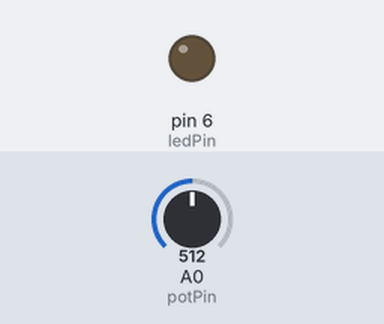
The sketch below on a simulated Arduino Uno, built with avr-gcc and run on an emulated ATmega328P. On the bench: output pins drawn as LEDs (lit = HIGH). Inputs (shaded band) come from the test bench; at power-on: A0 (potPin) = 512.

Above: at 1.2 s.
1.3 s: A0 (potPin) set to 716
At 2.3 s:
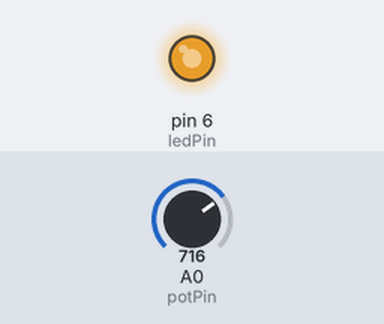
2.8 s: A0 (potPin) set to 755
At 3.5 s:
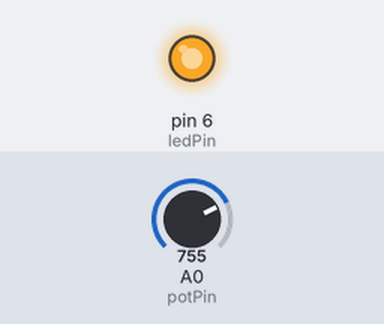
4.3 s: A0 (potPin) set to 768
At 4.8 s:
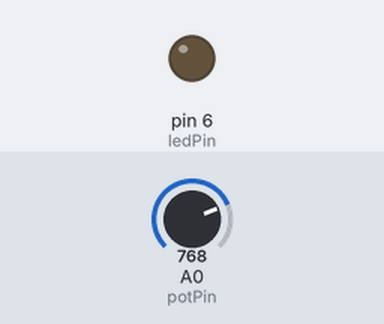
5.8 s: A0 (potPin) set to 900
At 6.1 s:
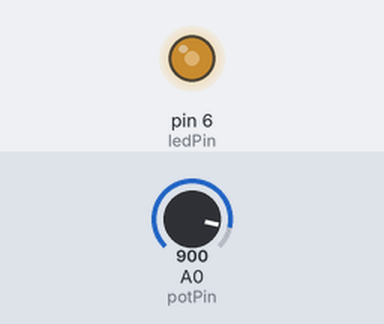
7.3 s: A0 (potPin) set to 306
At 8.5 s:
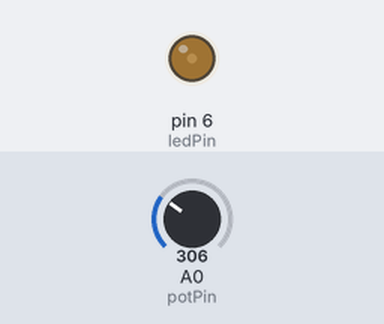
8.8 s: A0 (potPin) set to 0
At 9.8 s:
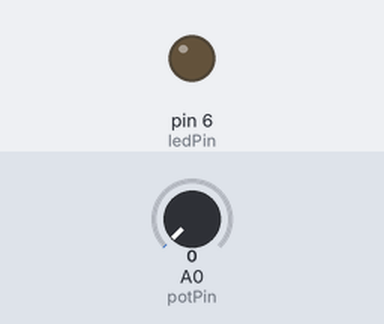
Timing chart, 0 to 11.3 s (numbered marks = the images above; inputs shaded):
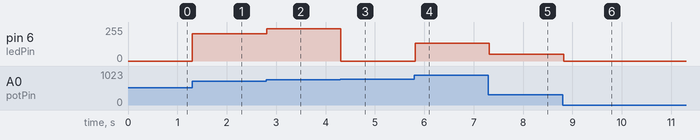

The sketch:

LEDControlWithPot.ino
```cpp
// Simple sketch to control the brightness of an LED using a potentiometer
// Joel Voldman, MIT
// Written July 2014

//Define some constants
const int ledPin = 6;        // select the pin for the LED
const int potPin = A0;       // select the input pin for the potentiometer
const int divisor = 1;       // divider between analog input and pot control

//Define some variables
int potValue=0;      // variable to store the value coming from the pot

void setup() {
  // declare the ledPin as an OUTPUT:
  pinMode(ledPin, OUTPUT);

}

void loop() {
  // read the value from the potentiometer (range of 0..1023)
  potValue = analogRead(potPin);

  // use that value to set the brightness of the LED
  analogWrite(ledPin, potValue / divisor);

  delay(50);      // Wait 50 ms
}
```

Measured:
- the behaviour switches between 767 and 768 on A0 (potPin) (found by bisection; images 2 and 3)
- after the input at 1.3 s, pin 6 (ledPin): 0/255 → 204/255 at once
- after the input at 2.8 s, pin 6 (ledPin): 204/255 → 243/255 at once
- after the input at 4.3 s, pin 6 (ledPin): 243/255 → 0/255 at once
- after the input at 5.8 s, pin 6 (ledPin): 0/255 → 132/255 at once
- after the input at 7.3 s, pin 6 (ledPin): 132/255 → 50/255 at once
- after the input at 8.8 s, pin 6 (ledPin): 50/255 → 0/255 at once
